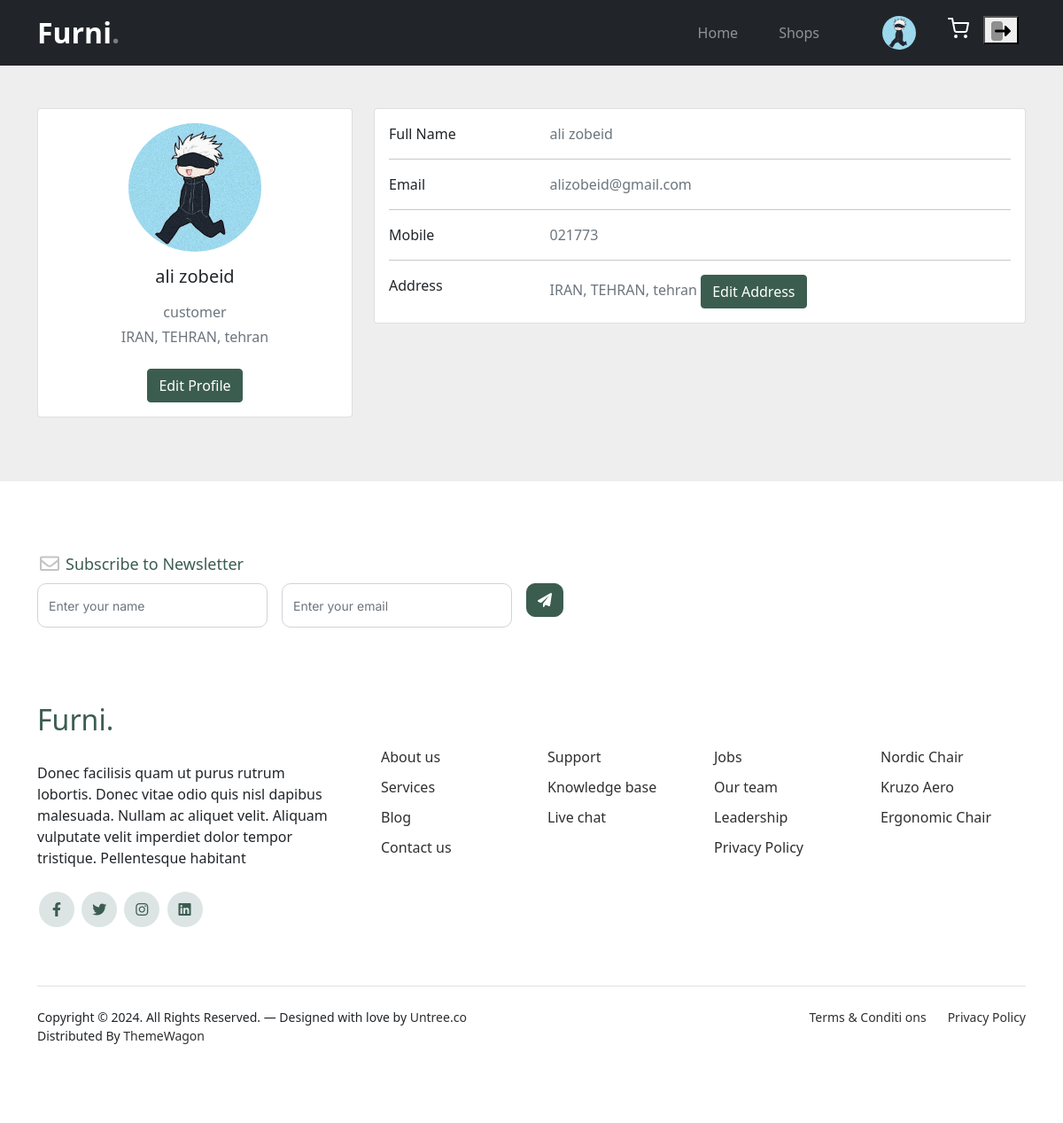
The page /profile/ (signed in) on the database as committed earlier.
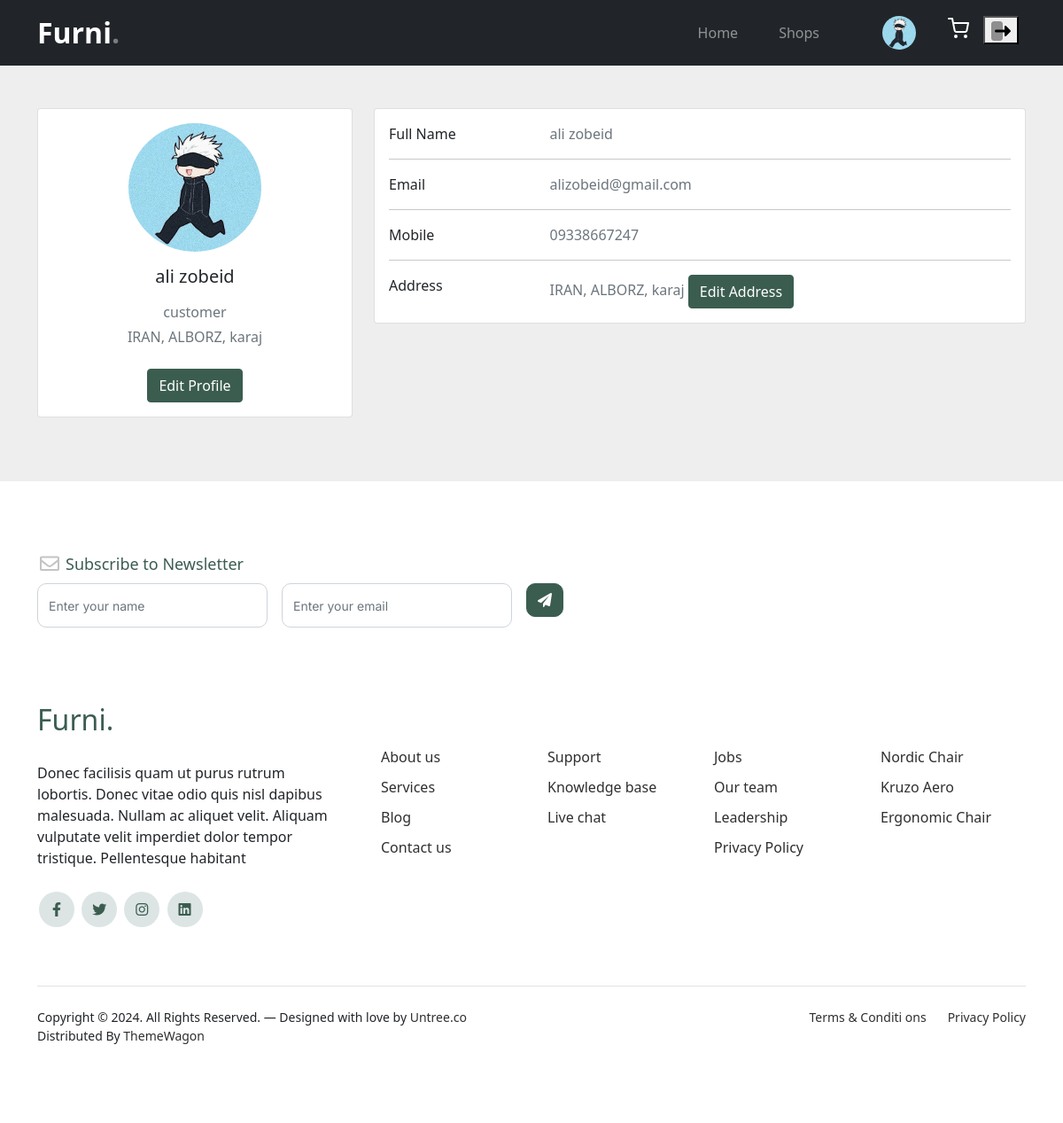
The same page on the database as committed later.
### accounts/models.py (models this page shows, shortened)
class Profile(models.Model):
    class Demography:
        class AgeCategory(models.TextChoices):
            A = "A", "3 to 7"
            B = "B", "7 to 12"
            C = "C", "12 to 18"
            D = "D", "18 to 30"
            E = "E", "30 to 40"
            F = "F", "40 to 60"
            G = "G", "+60"
        class Gender(models.TextChoices):
            M = "M", "Male"
            F = "F", "Female"
    first_name = models.CharField(max_length=64)
    last_name = models.CharField(max_length=64)
    phone_number = models.CharField(max_length=13)
    birth = models.DateField()
    gender = models.CharField(choices=Demography.Gender.choices, max_length=1)
    image = models.ImageField(upload_to="profile/%y/%m/%d/")
    user_age = models.PositiveIntegerField(blank=True)
    age_category = models.CharField(
        max_length=1, choices=Demography.AgeCategory.choices, blank=True
    )
    user = models.OneToOneField(User, on_delete=models.CASCADE, unique=True)
    class Meta:
        verbose_name = "پروفایل"
        verbose_name_plural = "پروفایل کاربران"

### website/views.py (the view)
# urls.py: path("profile/", ProfileUserView.as_view(), name="profile"),
class ProfileUserView(NavbarUserTypeMixin, TemplateView):
    template_name = "profile/profile_view.html"
    def get_context_data(self, **kwargs):
        context = super().get_context_data(**kwargs)
        user = self.request.user
        profile = Profile.objects.get(user=user)
        address = Address.objects.filter(user=user).first()
        context["address"] = (
            f"{address.country.upper()}, {address.state.upper()}, {address.city}"
        )
        context["profile"] = profile
        return context

### cart/templatetags/poll_extra.py (called while the page is built)
@register.filter
def navbar(obj):
    return f"nav/{obj}.html"

### website/views.py (called while the page is built)
    def get_user(self):
        return self.UserType(self.request.user).validate()

    def get_context_data(self, **kwargs):
        context = super(NavbarUserTypeMixin, self).get_context_data(**kwargs)
        user = self.get_user()
        context["user_nav"], context["user_image"] = user.user_type, user.image
        return context

        def get_profile(self):
            if self.user_type != "goust":
                self.profile = Profile.objects.get(user=self.user)
                return self.profile

        @property
        def image(self):
            if self._user_type != "goust":
                return self.profile.image.url

        @property
        def user_type(self):
            return self._user_type

        def validate(self):
            self.get_user_type_and_fix_staff()
            self.get_profile()
            return self

### templates/profile/profile_view.html
{% extends "base.html" %}
{% block content %}
{% include "profile/profile.html" %}
{% endblock content %}

### templates/profile/profile.html (shortened to what this page needs)
{% load static %}
<!DOCTYPE html>
<html lang="en">
<head>
    <link href="{% static "css/bootstrap.min.css"%}" rel="stylesheet">
</head>
<body>
  <section style="background-color: #eee;">
    <div class="container py-5">
      <div class="row">
        <div class="col-lg-4">
          <div class="card mb-4">
            <div class="card-body text-center">
              <img src="{{profile.image.url}}" alt="avatar"
                class="rounded-circle img-fluid" style="width: 150px;">
              <h5 class="my-3">{{profile.first_name}} {{profile.last_name}}</h5>
              <p class="text-muted mb-1">{{user_nav}}</p>
              <p class="text-muted mb-4">{{address}}</p>
              <a class="btn btn-primary" href="{% url "update_profile" %}">
                Edit Profile
              </a>
            </div>
          </div>
        </div>
        <div class="col-lg-8">
          <div class="card mb-4">
            <div class="card-body">
              <div class="row">
                <div class="col-sm-3">
                  <p class="mb-0">Full Name</p>
                </div>
                <div class="col-sm-9">
                  <p class="text-muted mb-0">{{profile.first_name}} {{profile.last_name}}</p>
                </div>
              </div>
              <hr>
              <div class="row">
                <div class="col-sm-3">
                  <p class="mb-0">Email</p>
                </div>
                <div class="col-sm-9">
                  <p class="text-muted mb-0">{{user.email}}</p>
                </div>
              </div>
              <hr>
              <div class="row">
                <div class="col-sm-3">
                  <p class="mb-0">Mobile</p>
                </div>
                <div class="col-sm-9">
                  <p class="text-muted mb-0">{{profile.phone_number}}</p>
                </div>
              </div>
              <hr>
              <div class="row">
                <div class="col-sm-3">
                  <p class="mb-0">Address</p>
                </div>
                <div class="col-sm-9">
                  <p class="text-muted mb-0">{{address}}
                    <a class="btn btn-primary" href="{% url "update_address" %}">
                    Edit Address
                  </a></p>
                </div>
              </div>
            </div>
          </div>
        </div>
      </div>
    </div>
  </section>
</body>
</html>

Rows that differ between the two databases and show on the page:
changed Profile "ali": phone_number "021773" → "09338667247"
Other text that changed with them:
{{ address }}: "IRAN, TEHRAN, tehran" → "IRAN, ALBORZ, karaj"
